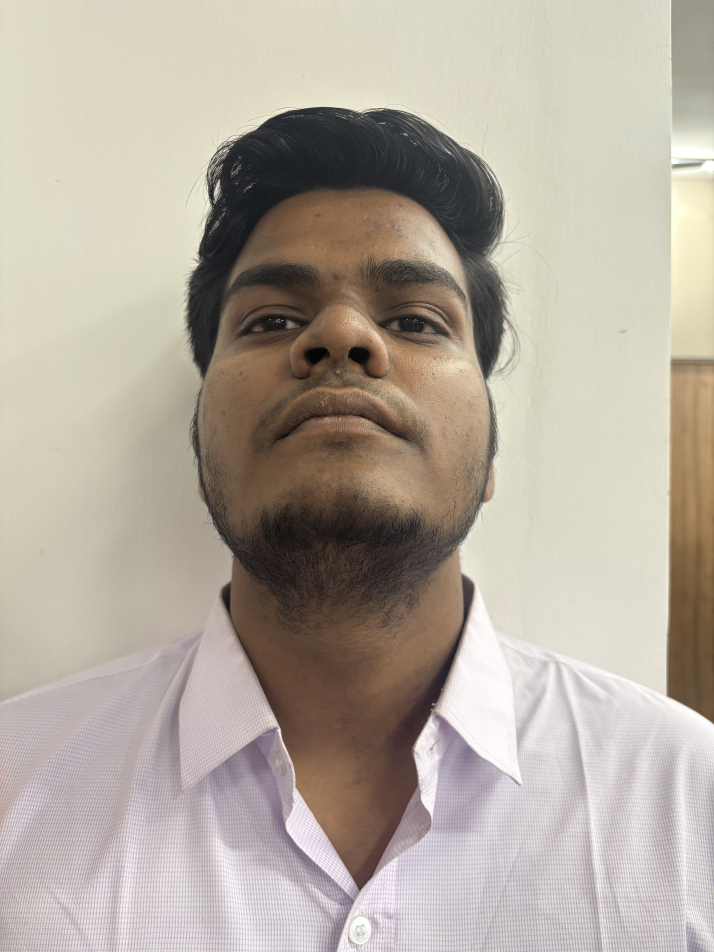
#> input picture Student Images/Ansh/IMG_2524.jpg, 4284 x 5712 px, given in place of the camera (shown at 1/6 size)
$ python face_recognition_opencv.py
#> lines starting #> are read from the running program, lines starting #| are printed output that depends on the picture
"""
Face Recognition using OpenCV Feature Matching (ORB detector)
No dlib required - works with just OpenCV and NumPy

Steps:
1. Loads student images from Student Images folder
2. Extracts ORB features from each student's face
3. When camera detects a face, matches it against stored features
4. Reports which student was identified
"""

import cv2
import numpy as np
import os
import pickle
from datetime import datetime
from pathlib import Path

# Configuration
STUDENT_IMAGES_DIR = r'C:\Users\Apurava Raj\OneDrive\Grill\Grill Assignment\Student Images'
FEATURES_CACHE = 'data/student_features.pkl'
REPORTS_DIR = 'reports/snapshots'
os.makedirs(REPORTS_DIR, exist_ok=True)

# Distance threshold for matching (lower = stricter matching)
MATCH_THRESHOLD = 15

class StudentFaceDatabase:
    """Builds and manages a database of student face features"""

    def __init__(self, cache_file=FEATURES_CACHE):
        self.cache_file = cache_file
        self.students = {}  # {student_name: {'face': np_array, 'keypoints': [], 'descriptors': []}}
        # Load cascade
        if hasattr(cv2, 'data') and cv2.data.haarcascades:
            cascade_path = cv2.data.haarcascades + 'haarcascade_frontalface_default.xml'
        else:
            # Fallback for environments where cv2.data is not populated (e.g. some Conda builds)
            import sys
            base_prefix = sys.base_prefix if hasattr(sys, 'base_prefix') else sys.prefix
            cascade_path = os.path.join(base_prefix, 'Library', 'etc', 'haarcascades', 'haarcascade_frontalface_default.xml')

        self.face_cascade = cv2.CascadeClassifier(cascade_path)
        self.orb = cv2.ORB_create(nfeatures=500)

    # [71 lines left out: functions build_database, save_cache, not called in this run]

    def load_cache(self):
        """Load features from cache"""
        if os.path.exists(self.cache_file):
            with open(self.cache_file, 'rb') as f:
#> (reads data/student_features.pkl from the repository)
                self.students = pickle.load(f)
            print(f'[INFO] Loaded {len(self.students)} students from cache')
            return True
        return False

    def match_face(self, face_roi):
        """
        Match a face from camera against student database.
        Returns (student_name, confidence) or (None, 0)
        """
        keypoints, descriptors = self.orb.detectAndCompute(face_roi, None)

        if descriptors is None or len(descriptors) < 10:
            return None, 0

        best_match = None
        best_score = float('inf')
        second_best_score = float('inf')

        # BFMatcher for ORB (Hamming distance)
        bf = cv2.BFMatcher(cv2.NORM_HAMMING, crossCheck=False)

        for student_name, data in self.students.items():
            matches_list = []

            # Match against all stored descriptors for this student
            for stored_descriptors in data['descriptors_list']:
                try:
                    matches = bf.knnMatch(descriptors, stored_descriptors, k=2)
                    # Apply Lowe's ratio test to filter good matches
                    for match_pair in matches:
                        if len(match_pair) == 2:
                            m, n = match_pair
                            if m.distance < 0.75 * n.distance:  # Good match threshold
                                matches_list.append(m)
                        else:
                            matches_list.append(match_pair[0])
                except:
                    continue

            if not matches_list:
                continue

            # Calculate average distance (lower is better)
            distances = [m.distance for m in matches_list]
            avg_distance = np.mean(distances)

            # Keep track of second best for ratio test
            if avg_distance < best_score:
                second_best_score = best_score
                best_score = avg_distance
                best_match = student_name
            elif avg_distance < second_best_score:
                second_best_score = avg_distance

        # Only report match if it's significantly better than second best
        # This reduces false positives
        if best_match and (second_best_score == float('inf') or best_score < second_best_score * 0.85):
            confidence = max(0, 100 - best_score)
            return best_match, confidence

        return None, 0


def main():
    """Main face recognition loop"""

    # Load or build database
    db = StudentFaceDatabase(FEATURES_CACHE)

    if not db.load_cache():
        print('[INFO] Cache not found. Building from student images...')
        db.build_database(STUDENT_IMAGES_DIR)

    if not db.students:
        print('[ERROR] No student faces loaded. Ensure Student Images folder has subdirectories.')
        return

    # Open camera with explicit DSHOW backend for Windows
    print('[INFO] Opening camera...')
    cap = cv2.VideoCapture(0, cv2.CAP_DSHOW)

    if not cap.isOpened():
        print('[ERROR] Could not open camera. Trying alternative...')
        cap = cv2.VideoCapture(0)
        if not cap.isOpened():
            print('[ERROR] Failed with all methods. Check:')
            print('  1. Camera is physically connected')
            print('  2. No other app is using the camera')
            print('  3. Camera drivers are installed')
            return

    # Set camera resolution and buffers
    cap.set(cv2.CAP_PROP_FRAME_WIDTH, 640)
    cap.set(cv2.CAP_PROP_FRAME_HEIGHT, 480)
    cap.set(cv2.CAP_PROP_BUFFERSIZE, 1)  # Reduce lag

    print('[SUCCESS] Camera opened')
    print('[INFO] Face recognition ready!')
    print('[INFO] Controls:')
    print('  Q or ESC - Quit')
    print('  S - Save snapshot')
    print('  R - Rebuild database')
    print('[START] Monitoring camera...\n')

    # Load face cascade once (not in loop)
    if hasattr(cv2, 'data') and cv2.data.haarcascades:
        cascade_path = cv2.data.haarcascades + 'haarcascade_frontalface_default.xml'
    else:
        # Fallback for environments where cv2.data is not populated (e.g. some Conda builds)
        import sys
        base_prefix = sys.base_prefix if hasattr(sys, 'base_prefix') else sys.prefix
        cascade_path = os.path.join(base_prefix, 'Library', 'etc', 'haarcascades', 'haarcascade_frontalface_default.xml')

    face_cascade = cv2.CascadeClassifier(cascade_path)

    frame_count = 0
    recognition_count = 0

    try:
        while True:
            ret, frame = cap.read()
#> frame is the input picture: shape (5712, 4284, 3); mean B, G, R 159, 170.6, 179.9
            if not ret:
                print('[ERROR] Failed to read frame from camera')
                break

            frame = cv2.flip(frame, 1)  # Mirror for natural view
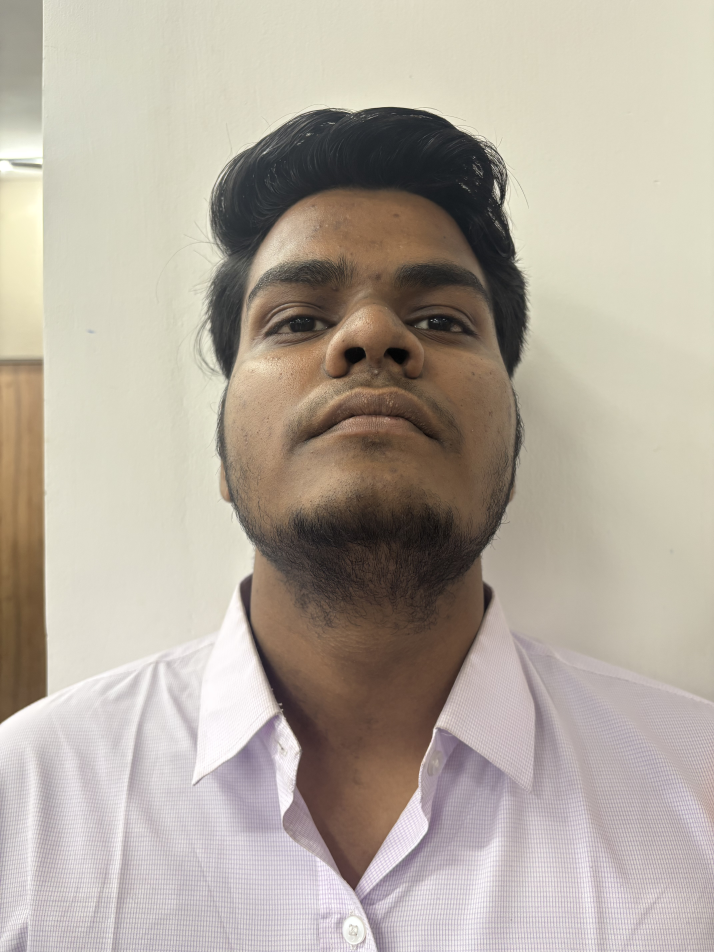
#> frame: shape (5712, 4284, 3) (shown at 1/6 size); mean B, G, R 159, 170.6, 179.9
            gray = cv2.cvtColor(frame, cv2.COLOR_BGR2GRAY)
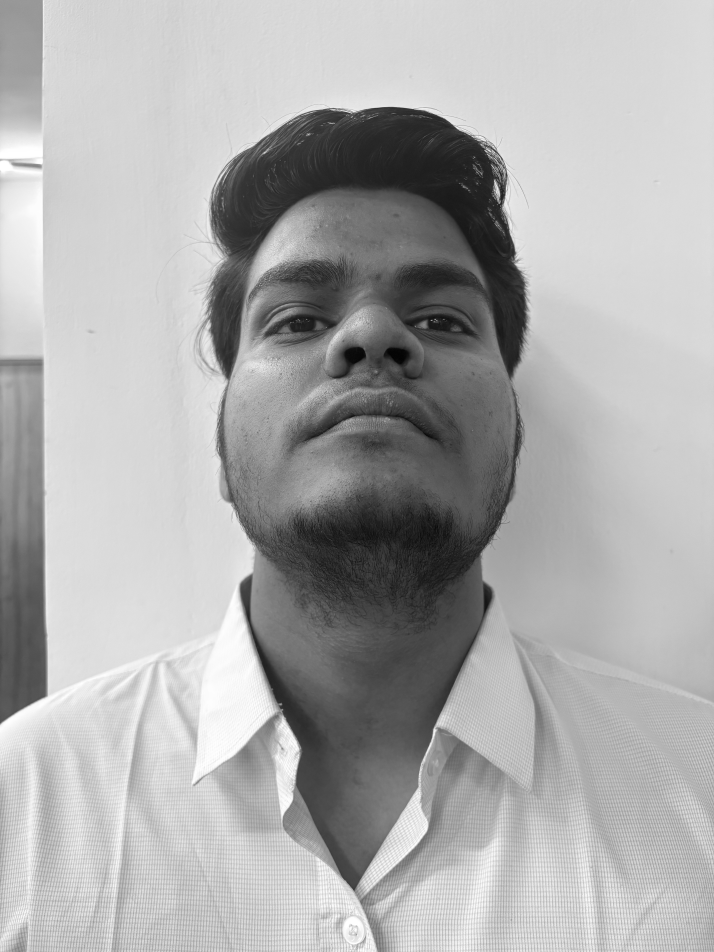
#> gray: shape (5712, 4284) (shown at 1/6 size); min 0, max 255, mean 172
            frame_count += 1

            # Detect faces (cascade already loaded)
            # Using stricter parameters to reduce false positives
            faces = face_cascade.detectMultiScale(
                gray,
                scaleFactor=1.15,      # Slightly larger steps for speed
                minNeighbors=5,        # Stricter: filter out false positives (was 4)
                minSize=(50,50),       # Larger minimum (was 30,30)
                maxSize=(400,400),     # Add maximum size
                flags=cv2.CASCADE_SCALE_IMAGE
            )
#> faces = [[2069, 5522, 99, 99]]

            # Process each detected face
            for (x, y, w, h) in faces:
                face_roi = gray[y:y+h, x:x+w]

                # Match against database
                student_name, confidence = db.match_face(face_roi)

                # Draw results
                if student_name:
                    color = (0, 255, 0)  # Green for recognized
                    text = f'{student_name} ({confidence:.0f}%)'
                    recognition_count += 1
                else:
                    color = (0, 0, 255)  # Red for unknown
                    text = f'Unknown ({confidence:.0f}%)'

                cv2.rectangle(frame, (x, y), (x+w, y+h), color, 2)
                cv2.putText(frame, text, (x, y-10), cv2.FONT_HERSHEY_SIMPLEX, 0.6, color, 2)
#> this loop made 1 pass
#> (x, y, w, h, confidence, color, text) on pass 1: (2069, 5522, 99, 99, 0, (0, 0, 255), 'Unknown (0%)')
#> pass 1, in main, `face_roi = gray[y:y+h, x:x+w]`:
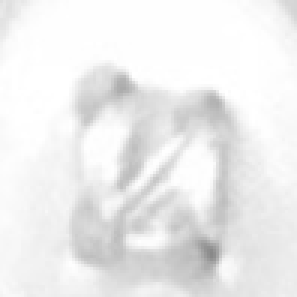
#> face_roi: shape (99, 99) (shown 3 times larger); min 136, max 255, mean 237
#> after the loop, recognition_count = 0

            # Display info
            cv2.putText(frame, f'Students: {len(db.students)} | Detected: {len(faces)} | Recognized: {recognition_count}',
                       (10, 30), cv2.FONT_HERSHEY_SIMPLEX, 0.6, (255, 255, 255), 1)
            cv2.putText(frame, 'Q=Quit, S=Snapshot, R=Rebuild', (10, 60),
                       cv2.FONT_HERSHEY_SIMPLEX, 0.5, (255, 255, 255), 1)

            cv2.imshow('Face Recognition (OpenCV)', frame)

            # Handle keys (with 1ms timeout)
            key = cv2.waitKey(1) & 0xFF
#> (key q is pressed here)
            if key == ord('q') or key == ord('Q') or key == 27:  # Q or ESC
                print('[USER] Quit requested')
                break
            elif key == ord('s') or key == ord('S'):
                ts = datetime.now().strftime('%Y%m%d_%H%M%S')
                fname = os.path.join(REPORTS_DIR, f'recognized_{ts}.jpg')
                cv2.imwrite(fname, frame)
                print(f'[SNAPSHOT] Saved: {fname}')
            elif key == ord('r') or key == ord('R'):
                print('[USER] Rebuilding database...')
                db.build_database(STUDENT_IMAGES_DIR)

    except KeyboardInterrupt:
        print('[USER] Interrupted')

    finally:
        cap.release()
        cv2.destroyAllWindows()
        print(f'[INFO] Stopped. Processed {frame_count} frames, recognized {recognition_count}.')
#| [INFO] Stopped. Processed 1 frames, recognized 0.
        print('[INFO] Face recognition closed.')


if __name__ == '__main__':
    main()
